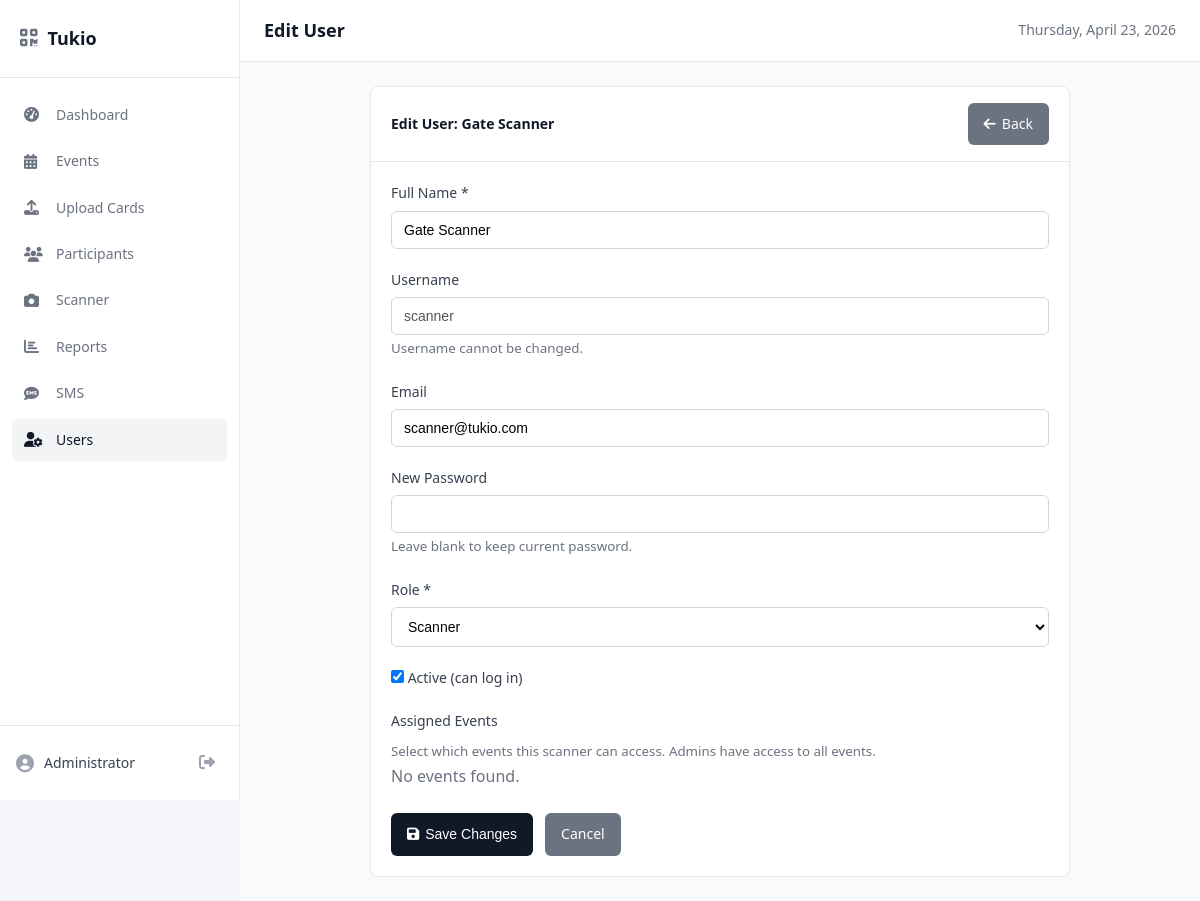
Page /public/users/edit.php?id=2 (signed in) on the committed database.
### tables this page shows
CREATE TABLE IF NOT EXISTS users (
    id INT AUTO_INCREMENT PRIMARY KEY,
    username VARCHAR(100) NOT NULL UNIQUE,
    password VARCHAR(255) NOT NULL,
    full_name VARCHAR(255) NOT NULL,
    email VARCHAR(255) NULL,
    role ENUM('admin', 'scanner') DEFAULT 'scanner',
    is_active TINYINT(1) DEFAULT 1,
    last_login TIMESTAMP NULL,
    created_at TIMESTAMP DEFAULT CURRENT_TIMESTAMP,
    updated_at TIMESTAMP DEFAULT CURRENT_TIMESTAMP ON UPDATE CURRENT_TIMESTAMP
);

### src/Database/Connection.php (called while the page is built, shortened)
<?php
class Connection
{
    private static ?Connection $instance = null;
    private PDO $connection;
    private function __construct()
    {
        try {
            $dsn = "mysql:host=" . DB_HOST . ";dbname=" . DB_NAME . ";charset=" . DB_CHARSET;
            $this->connection = new PDO($dsn, DB_USER, DB_PASS, DB_OPTIONS);
        } catch (PDOException $e) {
            die("Database connection failed: " . $e->getMessage());
        }
    }
    public static function getInstance(): Connection
    {
        if (self::$instance === null) {
            self::$instance = new Connection();
        }
        return self::$instance;
    }
    public function queryOne(string $sql, array $params = []): ?array
    {
        $stmt = $this->connection->prepare($sql);
        $stmt->execute($params);
        $result = $stmt->fetch();
        return $result ?: null;
    }
}

### src/Helpers/Utils.php (called while the page is built, shortened)
<?php
class Utils
{
    public static function escape(?string $string): string
    {
        return htmlspecialchars($string ?? '', ENT_QUOTES, 'UTF-8');
    }
}

### src/Helpers/Session.php (called while the page is built, shortened)
<?php
class Session
{
    public static function get(string $key, $default = null)
    {
        return $_SESSION[$key] ?? $default;
    }
}

### src/Helpers/Auth.php (called while the page is built, shortened)
<?php
class Auth
{
    public static function id(): ?int
    {
        return Session::get('user_id');
    }
}

### public/users/edit.php (the view, shortened to what this page needs)
<?php
$db = Connection::getInstance();
$userId = (int) ($_GET['id'] ?? 0);
$editUser = $db->queryOne("SELECT * FROM users WHERE id = :id", ['id' => $userId]);
$allEvents = $db->query("SELECT id, event_name, event_code FROM events ORDER BY created_at DESC");
?>
<div class="card" style="max-width: 700px; margin: 0 auto;">
    <div class="card-header">
        <h3>Edit User: <?= Utils::escape($editUser['full_name']) ?></h3>
        <a href="index.php" class="btn btn-secondary">
            <i class="fas fa-arrow-left"></i> Back
        </a>
    </div>
    <div class="card-body">
        <form method="POST">
            <div class="form-group">
                <label class="form-label">Full Name <span class="text-danger">*</span></label>
                <input type="text" name="full_name" class="form-control" value="<?= Utils::escape($editUser['full_name']) ?>" required>
            </div>
            <div class="form-group">
                <label class="form-label">Username</label>
                <input type="text" class="form-control" value="<?= Utils::escape($editUser['username']) ?>" disabled>
                <small class="text-muted">Username cannot be changed.</small>
            </div>
            <div class="form-group">
                <label class="form-label">Email</label>
                <input type="email" name="email" class="form-control" value="<?= Utils::escape($editUser['email'] ?? '') ?>">
            </div>
            <div class="form-group">
                <label class="form-label">New Password</label>
                <input type="password" name="password" class="form-control" autocomplete="new-password" minlength="6">
                <small class="text-muted">Leave blank to keep current password.</small>
            </div>
            <div class="form-group">
                <label class="form-label">Role <span class="text-danger">*</span></label>
                <select name="role" class="form-control" id="role-select" <?= $editUser['id'] === Auth::id() ? 'disabled' : '' ?>>
                    <option value="scanner" <?= $editUser['role'] === 'scanner' ? 'selected' : '' ?>>Scanner</option>
                </select>
            </div>
            <div class="form-group">
                <label class="form-label">
                    <input type="checkbox" name="is_active" value="1" <?= $editUser['is_active'] ? 'checked' : '' ?>>
                    Active (can log in)
                </label>
            </div>
            <div class="form-group" id="event-assignment-section">
                <label class="form-label">Assigned Events</label>
                <small class="text-muted d-block mb-2">Select which events this scanner can access. Admins have access to all events.</small>
                <?php if (empty($allEvents)): ?>
                    <p class="text-muted">No events found.</p>
                <?php endif; ?>
            </div>
            <div style="display: flex; gap: 12px; margin-top: 24px;">
                <button type="submit" class="btn btn-primary">
                    <i class="fas fa-save"></i> Save Changes
                </button>
                <a href="index.php" class="btn btn-secondary">Cancel</a>
            </div>
        </form>
    </div>
</div>
<?php
require_once __DIR__ . '/../../templates/layout.php';
?>

### public/css/style.css (style rules this page uses)
:root { --primary: #3498db; --success: #2ecc71; --danger: #e74c3c; --warning: #f39c12; --info: #16a085; --dark: #2c3e50; --light: #ecf0f1; --gray: #95a5a6; --white: #ffffff; }
* { margin: 0; padding: 0; box-sizing: border-box; }
body { font-family: 'Segoe UI', Tahoma, Geneva, Verdana, sans-serif; background: #f5f6fa; color: #333; line-height: 1.6; }
.card { background: white; border-radius: 8px; margin-bottom: 20px; border: 1px solid #e5e7eb; }
.card-header { padding: 16px 20px; border-bottom: 1px solid #e5e7eb; display: flex; justify-content: space-between; align-items: center; }
.card-header h3 { margin: 0; font-size: 14px; font-weight: 600; color: #111827; }
.card-body { padding: 20px; }
.form-group { margin-bottom: 20px; }
.form-group label { display: block; margin-bottom: 6px; font-weight: 500; color: #374151; font-size: 14px; }
.form-control { width: 100%; padding: 10px 12px; border: 1px solid #d1d5db; border-radius: 6px; font-size: 14px; transition: border-color 0.15s ease; background: #fff; }
.btn { padding: 10px 16px; border: none; border-radius: 6px; cursor: pointer; font-size: 14px; font-weight: 500; text-decoration: none; display: inline-flex; align-items: center; gap: 6px; transition: all 0.15s ease; }
.btn-primary { background: #111827; color: white; }
.btn-secondary { background: #6b7280; color: white; }
.text-muted { color: #6b7280; }

### rows in the picture
users: full_name "Gate Scanner", username "scanner", email "scanner@tukio.com", role "Scanner", is_active "☑"

### other values in the picture
Utils::escape($user['full_name'] ?? 'User') "Administrator"
Utils::escape($pageTitle ?? 'Dashboard') "Edit User"
